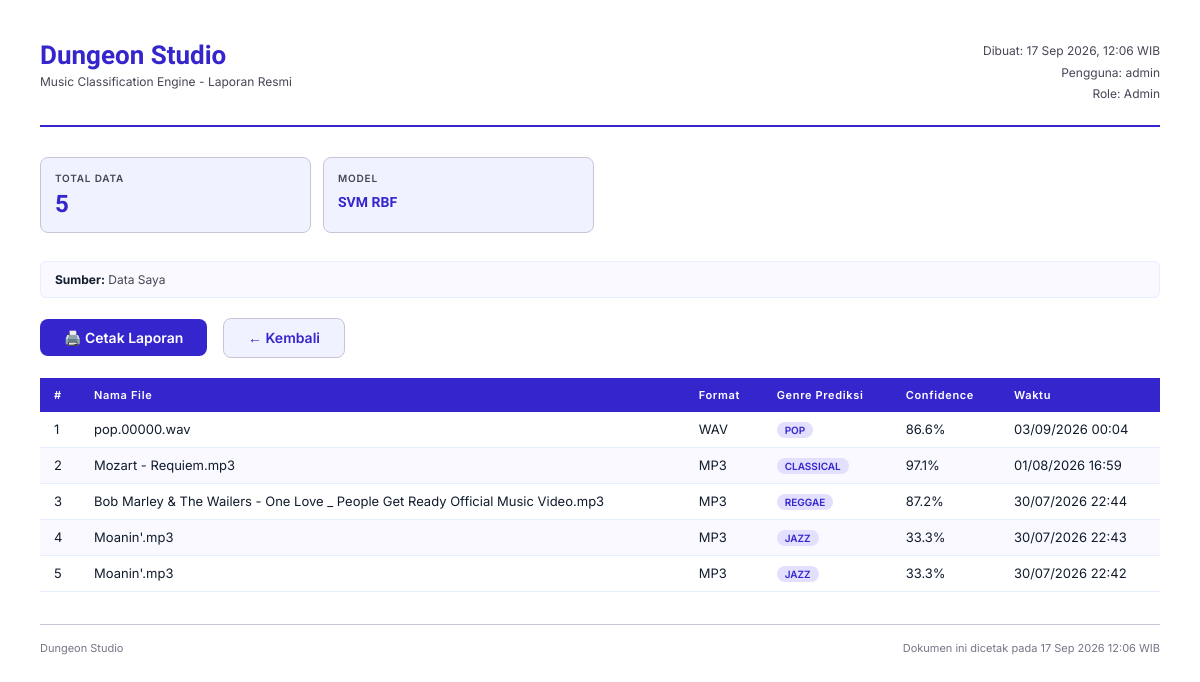
/laporan/cetak/ (signed in), run on an earlier commit of the app's database.
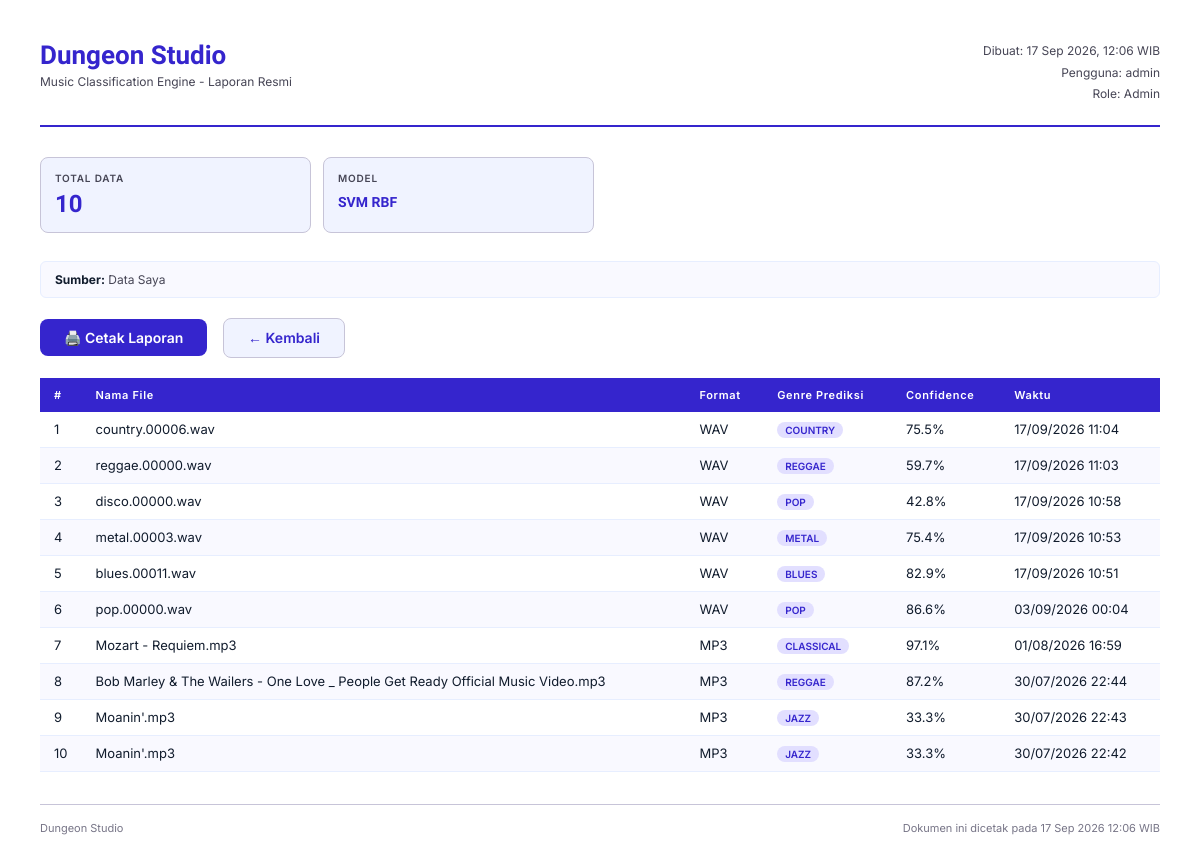
And on a later commit of the database.
### Klasifikasi/models.py (models this page shows, shortened)
class CustomUser(AbstractUser):
    id_user = models.UUIDField(primary_key=True, default=uuid.uuid4, editable=False)
    class Meta:
        db_table = 'tb_user'
        verbose_name = 'Pengguna'
        verbose_name_plural = 'Pengguna'

class UserProfile(models.Model):
    id_profile = models.UUIDField(primary_key=True, default=uuid.uuid4, editable=False)
    user = models.OneToOneField(
        settings.AUTH_USER_MODEL,
        on_delete=models.CASCADE,
        related_name='profile',
        db_column='id_user'
    )
    role = models.CharField(max_length=30, choices=ROLE_CHOICES, default='pengguna_studio')
    is_active = models.BooleanField(default=True)
    tanggal_dibuat = models.DateTimeField(auto_now_add=True)
    class Meta:
        db_table = 'tb_user_profile'
        verbose_name = 'Profil Pengguna'
        verbose_name_plural = 'Profil Pengguna'

class RiwayatKlasifikasi(models.Model):
    id_riwayat = models.UUIDField(primary_key=True, default=uuid.uuid4, editable=False)
    user = models.ForeignKey(
        settings.AUTH_USER_MODEL,
        on_delete=models.CASCADE,
        related_name='riwayat',
        db_column='id_user'
    )
    nama_file = models.CharField(max_length=255)
    ukuran_file = models.CharField(max_length=50)
    format_file = models.CharField(max_length=20)
    genre_prediksi = models.CharField(max_length=100)
    genre_icon = models.CharField(max_length=10, default='🎵')
    confidence = models.FloatField(null=True, blank=True)
    waktu_klasifikasi = models.DateTimeField(auto_now_add=True)
    top_features_json = models.TextField(blank=True, default='[]')
    probabilities_json = models.TextField(blank=True, default='[]')
    class Meta:
        db_table = 'tb_riwayat_klasifikasi'
        ordering = ['-waktu_klasifikasi']
        verbose_name = 'Riwayat Klasifikasi'
        verbose_name_plural = 'Riwayat Klasifikasi'

### Klasifikasi/views.py (the view)
# urls.py: path('laporan/cetak/', views.cetak_laporan, name='cetak_laporan'),
@login_and_active_required
def cetak_laporan(request):
    role = get_user_role(request.user)
    active_tab = request.GET.get('tab', 'saya')
    date_from_str = request.GET.get('date_from', '')
    date_to_str   = request.GET.get('date_to', '')
    genre_filter  = request.GET.get('genre', '')
    user_filter   = request.GET.get('user', '') if active_tab == 'semua' else ''
    qs = _build_riwayat_for_export(request, date_from_str, date_to_str, active_tab, role, genre_filter, user_filter)
    riwayat_parsed = []
    genre_stats = {}
    for idx, r in enumerate(qs, 1):
        genre_color = GENRE_INFO.get(r.genre_prediksi.lower(), {}).get('color', '#888')
        username = r.user.username
        riwayat_parsed.append({
            'no': idx,
            'username': username,
            'nama_file': r.nama_file,
            'ukuran_file': r.ukuran_file,
            'format_file': r.format_file,
            'genre_prediksi': r.genre_prediksi,
            'genre_icon': r.genre_icon,
            'genre_color': genre_color,
            'confidence': f"{r.confidence:.1f}%" if r.confidence else "N/A",
            'waktu': r.waktu_klasifikasi,
        })
        genre_stats[r.genre_prediksi] = genre_stats.get(r.genre_prediksi, 0) + 1
    if date_from_str and date_to_str:
        periode = f"{date_from_str} s.d. {date_to_str}"
    elif date_from_str:
        periode = f"Sejak {date_from_str}"
    elif date_to_str:
        periode = f"Sampai {date_to_str}"
    else:
        periode = "Semua Periode"
    context = {
        'riwayat': riwayat_parsed,
        'total': len(riwayat_parsed),
        'genre_filter': genre_filter,
        'genre_stats': sorted(genre_stats.items(), key=lambda x: x[1], reverse=True),
        'tanggal_cetak': datetime.now().strftime('%d %B %Y %H:%M'),
        'user': request.user,
        'role': role,
        'show_username_col': active_tab == 'semua' and role in ('admin', 'pengelola_studio'),
        'periode': periode,
        'date_from': date_from_str,
        'date_to': date_to_str,
    }
    return render(request, 'Klasifikasi/laporan_print.html', context)

### Klasifikasi/views.py (called while the page is built)
def _build_riwayat_for_export(request, date_from_str, date_to_str, active_tab, role, genre_str='', user_str=''):
    from .models import RiwayatKlasifikasi
    if active_tab == 'semua' and role in ('admin', 'pengelola_studio'):
        qs = RiwayatKlasifikasi.objects.select_related('user').all()
        if user_str:
            qs = qs.filter(user__username__icontains=user_str)
    else:
        qs = RiwayatKlasifikasi.objects.filter(user=request.user)
    if date_from_str:
        try:
            qs = qs.filter(waktu_klasifikasi__date__gte=date_from_str)
        except Exception:
            pass
    if date_to_str:
        try:
            qs = qs.filter(waktu_klasifikasi__date__lte=date_to_str)
        except Exception:
            pass
    if genre_str:
        qs = qs.filter(genre_prediksi__iexact=genre_str)
    return qs

### Klasifikasi/templates/Klasifikasi/laporan_print.html (shortened to what this page needs)
{% load static %}
<!DOCTYPE html>
<html lang="id">
<head>
</head>
<body>
  <div class="header">
    <div class="brand">
      <h1>Dungeon Studio</h1>
      <p>{% if role == 'pengguna_studio' %}Sistem Pengenal Genre Musik{% else %}Music Classification Engine{% endif %} - Laporan Resmi</p>
    </div>
    <div class="report-meta">
      <div>Dibuat: {% now "d M Y, H:i" %} WIB</div>
      <div>Pengguna: {{ user.get_full_name|default:user.username }}</div>
      <div>Role: {{ user.profile.get_role_display }}</div>
    </div>
  </div>
  <div class="summary-grid">
    <div class="summary-card">
      <div class="label">Total Data</div>
      <div class="value">{{ total }}</div>
    </div>
    {% if user.profile.role != 'pengguna_studio' %}
    <div class="summary-card">
      <div class="label">Model</div>
      <div class="value" style="font-size:14px; padding-top:4px;">SVM RBF</div>
    </div>
    {% endif %}
  </div>
  <div class="filter-info">
    <span><strong>Sumber:</strong> {% if active_tab == 'semua' %}Semua Pengguna{% else %}Data Saya{% endif %}</span>
  </div>
  <div class="no-print" style="margin-bottom: 20px;">
    <button onclick="window.print()"
            style="display:inline-flex; align-items:center; gap:8px; background:#3525cd; color:#fff; border:none; padding:10px 24px; border-radius:8px; font-family:Inter; font-size:14px; font-weight:600; cursor:pointer;">
      🖨️ Cetak Laporan
    </button>
    <a href="{% url 'Klasifikasi:laporan' %}"
       style="margin-left:12px; display:inline-flex; align-items:center; gap:8px; background:#f0f3ff; color:#3525cd; border:1px solid #c7c4d8; padding:10px 24px; border-radius:8px; font-family:Inter; font-size:14px; font-weight:600; text-decoration:none;">
      ← Kembali
    </a>
  </div>
  <table>
    <thead>
      <tr>
        <th style="width:40px;">#</th>
        <th>Nama File</th>
        <th>Format</th>
        <th>Genre Prediksi</th>
        <th>{% if role == 'pengguna_studio' %}Kecocokan{% else %}Confidence{% endif %}</th>
        <th>Waktu</th>
      </tr>
    </thead>
    <tbody>
      {% for p in riwayat %}
      <tr>
        <td>{{ forloop.counter }}</td>
        <td>{{ p.nama_file }}</td>
        <td>{{ p.format_file }}</td>
        <td><span class="genre-badge">{{ p.genre_prediksi }}</span></td>
        <td>{{ p.confidence }}</td>
        <td>{{ p.waktu|date:"d/m/Y H:i" }}</td>
      </tr>
      {% empty %}
      <tr><td colspan="7" class="no-data">Tidak ada data untuk dicetak.</td></tr>
      {% endfor %}
    </tbody>
  </table>
  <div class="footer">
    <span>Dungeon Studio</span>
    <span>Dokumen ini dicetak pada {% now "d M Y H:i" %} WIB</span>
  </div>
</body>
</html>

### Klasifikasi/templates/Klasifikasi/laporan_print.html (style rules this page uses)
* { box-sizing: border-box; margin: 0; padding: 0; }
body { font-family: 'Inter', sans-serif; font-size: 13px; color: #111c2d; background: #ffffff; padding: 40px; }
.header { display: flex; justify-content: space-between; align-items: flex-start; border-bottom: 2px solid #3525cd; padding-bottom: 20px; margin-bottom: 30px; }
.brand h1 { font-family: 'Plus Jakarta Sans', sans-serif; font-weight: 800; font-size: 26px; color: #3525cd; }
.brand p { color: #464555; font-size: 12px; margin-top: 4px; }
.report-meta { text-align: right; color: #464555; font-size: 12px; line-height: 1.8; }
.summary-grid { display: grid; grid-template-columns: repeat(4, 1fr); gap: 12px; margin-bottom: 28px; }
.summary-card { background: #f0f3ff; border: 1px solid #c7c4d8; border-radius: 8px; padding: 14px; }
.summary-card .label { font-size: 10px; font-weight: 600; letter-spacing: 0.08em; text-transform: uppercase; color: #464555; margin-bottom: 6px; }
.summary-card .value { font-family: 'Plus Jakarta Sans', sans-serif; font-size: 24px; font-weight: 800; color: #3525cd; }
.filter-info { background: #f9f9ff; border: 1px solid #e7eeff; border-radius: 6px; padding: 10px 14px; margin-bottom: 20px; font-size: 12px; color: #464555; display: flex; flex-wrap: wrap; gap: 12px; }
.filter-info span strong { color: #111c2d; }
table { width: 100%; border-collapse: collapse; margin-bottom: 24px; }
thead tr { background: #3525cd; color: #ffffff; }
thead th { padding: 10px 14px; font-size: 11px; font-weight: 600; letter-spacing: 0.06em; text-align: left; }
tbody tr:nth-child(even) { background: #f9f9ff; }
tbody tr:nth-child(odd) { background: #ffffff; }
tbody td { padding: 9px 14px; border-bottom: 1px solid #e7eeff; vertical-align: middle; }
.genre-badge { display: inline-block; padding: 2px 8px; border-radius: 999px; background: #e2dfff; color: #3525cd; font-size: 10px; font-weight: 600; text-transform: uppercase; }
.footer { margin-top: 32px; border-top: 1px solid #c7c4d8; padding-top: 16px; display: flex; justify-content: space-between; font-size: 11px; color: #777587; }

What changed in the data, as far as the page shows it:
added RiwayatKlasifikasi: nama_file "country.00006.wav", format_file "WAV", genre_prediksi "COUNTRY", waktu "17/09/2026 11:04"
added RiwayatKlasifikasi: nama_file "reggae.00000.wav", format_file "WAV", genre_prediksi "REGGAE", waktu "17/09/2026 11:03"
added RiwayatKlasifikasi: nama_file "disco.00000.wav", format_file "WAV", genre_prediksi "POP", waktu "17/09/2026 10:58"
added RiwayatKlasifikasi: nama_file "metal.00003.wav", format_file "WAV", genre_prediksi "METAL", waktu "17/09/2026 10:53"
added RiwayatKlasifikasi: nama_file "blues.00011.wav", format_file "WAV", genre_prediksi "BLUES", waktu "17/09/2026 10:51"
Also different on the page:
{{ total }}: "5" → "10"
new list line: "1 75.5%"
new list line: "2 59.7%"
new list line: "3 42.8%"
new list line: "4 75.4%"
new list line: "5 82.9%"
